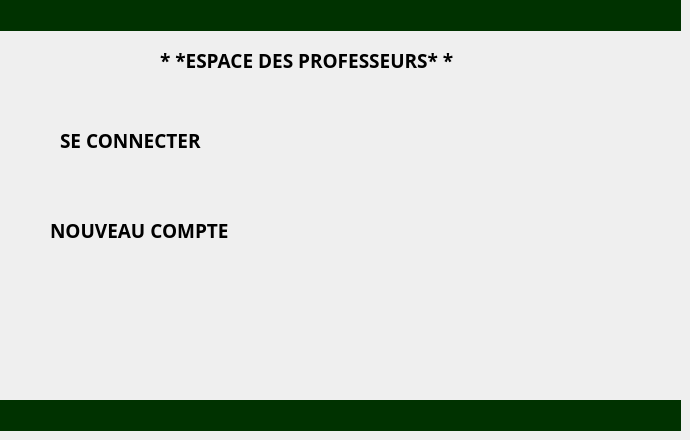
    <widget class="QWidget" name="page_15">
     <widget class="QLabel" name="colorr18_3">
      <property name="geometry">
       <rect>
        <x>0</x>
        <y>0</y>
        <width>681</width>
        <height>31</height>
       </rect>
      </property>
      <property name="styleSheet">
       <string notr="true">#colorr18_3
{
background-color:rgb(0, 50, 0);

}</string>
      </property>
      <property name="text">
       <string/>
      </property>
     </widget>
     <widget class="QLabel" name="colorr18_4">
      <property name="geometry">
       <rect>
        <x>0</x>
        <y>400</y>
        <width>681</width>
        <height>31</height>
       </rect>
      </property>
      <property name="styleSheet">
       <string notr="true">#colorr18_4
{
background-color:rgb(0, 50, 0);

}</string>
      </property>
      <property name="text">
       <string/>
      </property>
     </widget>
     <widget class="QLabel" name="fond11">
      <property name="geometry">
       <rect>
        <x>0</x>
        <y>30</y>
        <width>681</width>
        <height>371</height>
       </rect>
      </property>
      <property name="styleSheet">
       <string notr="true">#fond11
{
background-color: transparent;
   border-image:url(:/smart.jpg);
   background: none;
   border: none;
   background-repeat: none;
}
</string>
      </property>
      <property name="text">
       <string/>
      </property>
     </widget>
     <widget class="QLabel" name="retour_10">
      <property name="geometry">
       <rect>
        <x>20</x>
        <y>360</y>
        <width>91</width>
        <height>31</height>
       </rect>
      </property>
      <property name="styleSheet">
       <string notr="true">#retour_10
{
background-color: transparent;
   border-image:url(:/fle.png);
   background: none;
   border: none;
   background-repeat: none;
}
</string>
      </property>
      <property name="text">
       <string/>
      </property>
     </widget>
     <widget class="QPushButton" name="pushButton_flec8">
      <property name="geometry">
       <rect>
        <x>14</x>
        <y>360</y>
        <width>101</width>
        <height>31</height>
       </rect>
      </property>
      <property name="styleSheet">
       <string notr="true">#pushButton_flec8
{
background-color: transparent;
 
   background: none;
   border: none;
   background-repeat: none;
}
</string>
      </property>
      <property name="text">
       <string/>
      </property>
     </widget>
     <widget class="QLabel" name="label_45">
      <property name="geometry">
       <rect>
        <x>160</x>
        <y>50</y>
        <width>311</width>
        <height>21</height>
       </rect>
      </property>
      <property name="font">
       <font>
        <family>Segoe UI Black</family>
        <pointsize>14</pointsize>
        <weight>75</weight>
        <bold>true</bold>
       </font>
      </property>
      <property name="styleSheet">
       <string notr="true">#label_22
{
color:rgb(255, 255, 255) ;
}
</string>
      </property>
      <property name="text">
       <string>* *ESPACE DES PROFESSEURS* *</string>
      </property>
     </widget>
     <widget class="QLabel" name="label_46">
      <property name="geometry">
       <rect>
        <x>60</x>
        <y>130</y>
        <width>171</width>
        <height>21</height>
       </rect>
      </property>
      <property name="font">
       <font>
        <family>Segoe UI Black</family>
        <pointsize>14</pointsize>
        <weight>75</weight>
        <bold>true</bold>
       </font>
      </property>
      <property name="styleSheet">
       <string notr="true">#label_22
{
color:rgb(255, 255, 255) ;
}
</string>
      </property>
      <property name="text">
       <string>SE CONNECTER</string>
      </property>
     </widget>
     <widget class="QLabel" name="label_47">
      <property name="geometry">
       <rect>
        <x>50</x>
        <y>220</y>
        <width>311</width>
        <height>21</height>
       </rect>
      </property>
      <property name="font">
       <font>
        <family>Segoe UI Black</family>
        <pointsize>14</pointsize>
        <weight>75</weight>
        <bold>true</bold>
       </font>
      </property>
      <property name="styleSheet">
       <string notr="true">#label_22
{
color:rgb(255, 255, 255) ;
}
</string>
      </property>
      <property name="text">
       <string>NOUVEAU COMPTE</string>
      </property>
     </widget>
     <widget class="QLabel" name="label_48">
      <property name="geometry">
       <rect>
        <x>360</x>
        <y>130</y>
        <width>47</width>
        <height>21</height>
       </rect>
      </property>
      <property name="styleSheet">
       <string notr="true">#label_48
{
background-color: transparent;
   border-image:url(:/okay.png);
   background: none;
   border: none;
   background-repeat: none;
}
</string>
      </property>
      <property name="text">
       <string/>
      </property>
     </widget>
     <widget class="QLabel" name="label_49">
      <property name="geometry">
       <rect>
        <x>360</x>
        <y>210</y>
        <width>47</width>
        <height>21</height>
       </rect>
      </property>
      <property name="styleSheet">
       <string notr="true">#label_49
{
background-color: transparent;
   border-image:url(:/okay.png);
   background: none;
   border: none;
   background-repeat: none;
}
</string>
      </property>
      <property name="text">
       <string/>
      </property>
     </widget>
     <widget class="QPushButton" name="pushButton_connexionProf">
      <property name="geometry">
       <rect>
        <x>340</x>
        <y>130</y>
        <width>75</width>
        <height>23</height>
       </rect>
      </property>
      <property name="styleSheet">
       <string notr="true">#pushButton_connexionProf
{
background-color: transparent;
  
   background: none;
   border: none;
   background-repeat: none;
}
</string>
      </property>
      <property name="text">
       <string/>
      </property>
     </widget>
     <widget class="QPushButton" name="pushButton_nouvProf">
      <property name="geometry">
       <rect>
        <x>350</x>
        <y>210</y>
        <width>75</width>
        <height>23</height>
       </rect>
      </property>
      <property name="styleSheet">
       <string notr="true">#pushButton_nouvProf
{
  background-color: transparent;
  
   background: none;
   border: none;
   background-repeat: none;
}
</string>
      </property>
      <property name="text">
       <string/>
      </property>
     </widget>
    </widget>
